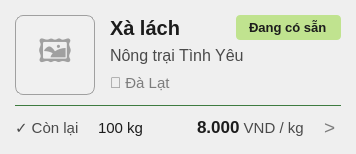
            <widget class="QFrame" name="card_3">
             <property name="cursor">
              <cursorShape>PointingHandCursor</cursorShape>
             </property>
             <property name="styleSheet">
              <string notr="true">QFrame#card_3 { background-color: #FFFFFF; border: 1px solid #3E7B40; border-radius: 8px; } QFrame#card_3:hover { border: 2px solid #5BA75D; }</string>
             </property>
             <layout class="QVBoxLayout" name="vbox_card3">
              <property name="spacing">
               <number>10</number>
              </property>
              <property name="leftMargin">
               <number>15</number>
              </property>
              <property name="topMargin">
               <number>15</number>
              </property>
              <property name="rightMargin">
               <number>15</number>
              </property>
              <property name="bottomMargin">
               <number>15</number>
              </property>

              <item>
               <layout class="QHBoxLayout" name="hbox_card3_top">
                <property name="spacing">
                 <number>15</number>
                </property>
                <item alignment="Qt::AlignTop">
                 <widget class="QLabel" name="img_3">
                  <property name="minimumSize">
                   <size>
                    <width>80</width>
                    <height>80</height>
                   </size>
                  </property>
                  <property name="maximumSize">
                   <size>
                    <width>80</width>
                    <height>80</height>
                   </size>
                  </property>
                  <property name="styleSheet">
                   <string notr="true">background-color: #F0F0F0; border: 1px solid #A0A0A0; border-radius: 8px; font-size: 24pt; color: #A0A0A0;</string>
                  </property>
                  <property name="text">
                   <string>🖼️</string>
                  </property>
                  <property name="alignment">
                   <set>Qt::AlignCenter</set>
                  </property>
                 </widget>
                </item>
                <item>
                 <layout class="QVBoxLayout" name="vbox_card3_info">
                  <property name="spacing">
                   <number>2</number>
                  </property>
                  <item>
                   <layout class="QHBoxLayout">
                    <item>
                     <widget class="QLabel">
                      <property name="text">
                       <string>Xà lách</string>
                      </property>
                      <property name="styleSheet">
                       <string notr="true">font-size: 15pt; font-weight: bold; color: #1C1C1C; border: none;</string>
                      </property>
                     </widget>
                    </item>
                    <item>
                     <spacer>
                      <property name="orientation">
                       <enum>Qt::Horizontal</enum>
                      </property>
                      <property name="sizeHint" stdset="0">
                       <size>
                        <width>10</width>
                        <height>10</height>
                       </size>
                      </property>
                     </spacer>
                    </item>
                    <item>
                     <widget class="QLabel">
                      <property name="text">
                       <string>Đang có sẵn</string>
                      </property>
                      <property name="styleSheet">
                       <string notr="true">background-color: #C0E38F; color: #1C1C1C; border-radius: 4px; padding: 4px 10px; font-size: 10pt; font-weight: bold; border: none;</string>
                      </property>
                     </widget>
                    </item>
                   </layout>
                  </item>
                  <item>
                   <widget class="QLabel">
                    <property name="text">
                     <string>Nông trại Tình Yêu</string>
                    </property>
                    <property name="styleSheet">
                     <string notr="true">font-size: 12pt; color: #4A4A4A; border: none;</string>
                    </property>
                   </widget>
                  </item>
                  <item>
                   <widget class="QLabel">
                    <property name="text">
                     <string>📍 Đà Lạt</string>
                    </property>
                    <property name="styleSheet">
                     <string notr="true">font-size: 11pt; color: #7D7D7D; border: none;</string>
                    </property>
                   </widget>
                  </item>
                 </layout>
                </item>
               </layout>
              </item>

              <item>
               <widget class="QFrame" name="line_3">
                <property name="minimumSize">
                 <size>
                  <width>0</width>
                  <height>1</height>
                 </size>
                </property>
                <property name="maximumSize">
                 <size>
                  <width>16777215</width>
                  <height>1</height>
                 </size>
                </property>
                <property name="styleSheet">
                 <string notr="true">background-color: #3E7B40;</string>
                </property>
               </widget>
              </item>

              <item>
               <layout class="QHBoxLayout" name="hbox_card3_bot">
                <item>
                 <widget class="QLabel">
                  <property name="text">
                   <string>✓ Còn lại</string>
                  </property>
                  <property name="styleSheet">
                   <string notr="true">font-size: 11pt; color: #4A4A4A; border: none;</string>
                  </property>
                 </widget>
                </item>
                <item>
                 <widget class="QLabel">
                  <property name="text">
                   <string>100 kg</string>
                  </property>
                  <property name="styleSheet">
                   <string notr="true">font-size: 11pt; color: #1C1C1C; border: none; margin-left: 5px;</string>
                  </property>
                 </widget>
                </item>
                <item>
                 <spacer>
                  <property name="orientation">
                   <enum>Qt::Horizontal</enum>
                  </property>
                  <property name="sizeHint" stdset="0">
                   <size>
                    <width>40</width>
                    <height>10</height>
                   </size>
                  </property>
                 </spacer>
                </item>
                <item>
                 <widget class="QLabel">
                  <property name="text">
                   <string>&lt;html&gt;&lt;body&gt;&lt;span style=&quot;font-weight:bold; font-size:13pt; color:#1C1C1C;&quot;&gt;8.000&lt;/span&gt;&lt;span style=&quot;font-size:11pt; color:#4A4A4A;&quot;&gt; VND / kg&lt;/span&gt;&lt;/body&gt;&lt;/html&gt;</string>
                  </property>
                  <property name="styleSheet">
                   <string notr="true">border: none;</string>
                  </property>
                 </widget>
                </item>
                <item>
                 <widget class="QLabel">
                  <property name="text">
                   <string>&gt;</string>
                  </property>
                  <property name="styleSheet">
                   <string notr="true">font-size: 14pt; color: #7D7D7D; border: none; margin-left: 5px;</string>
                  </property>
                 </widget>
                </item>
               </layout>
              </item>
             </layout>
            </widget>
